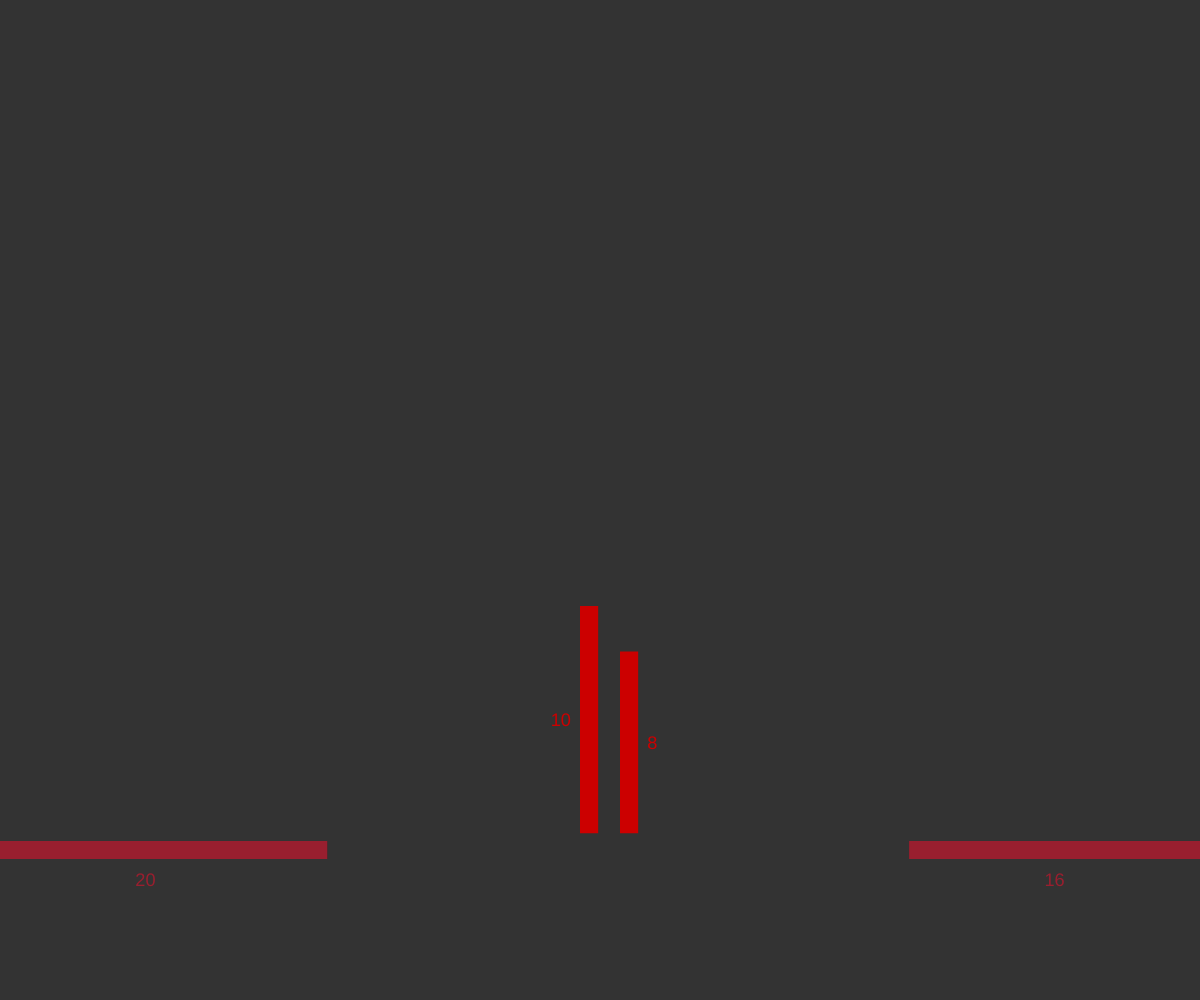
Frame 1 (no input)
Frame 60 (no input): identical to frame 1, image omitted
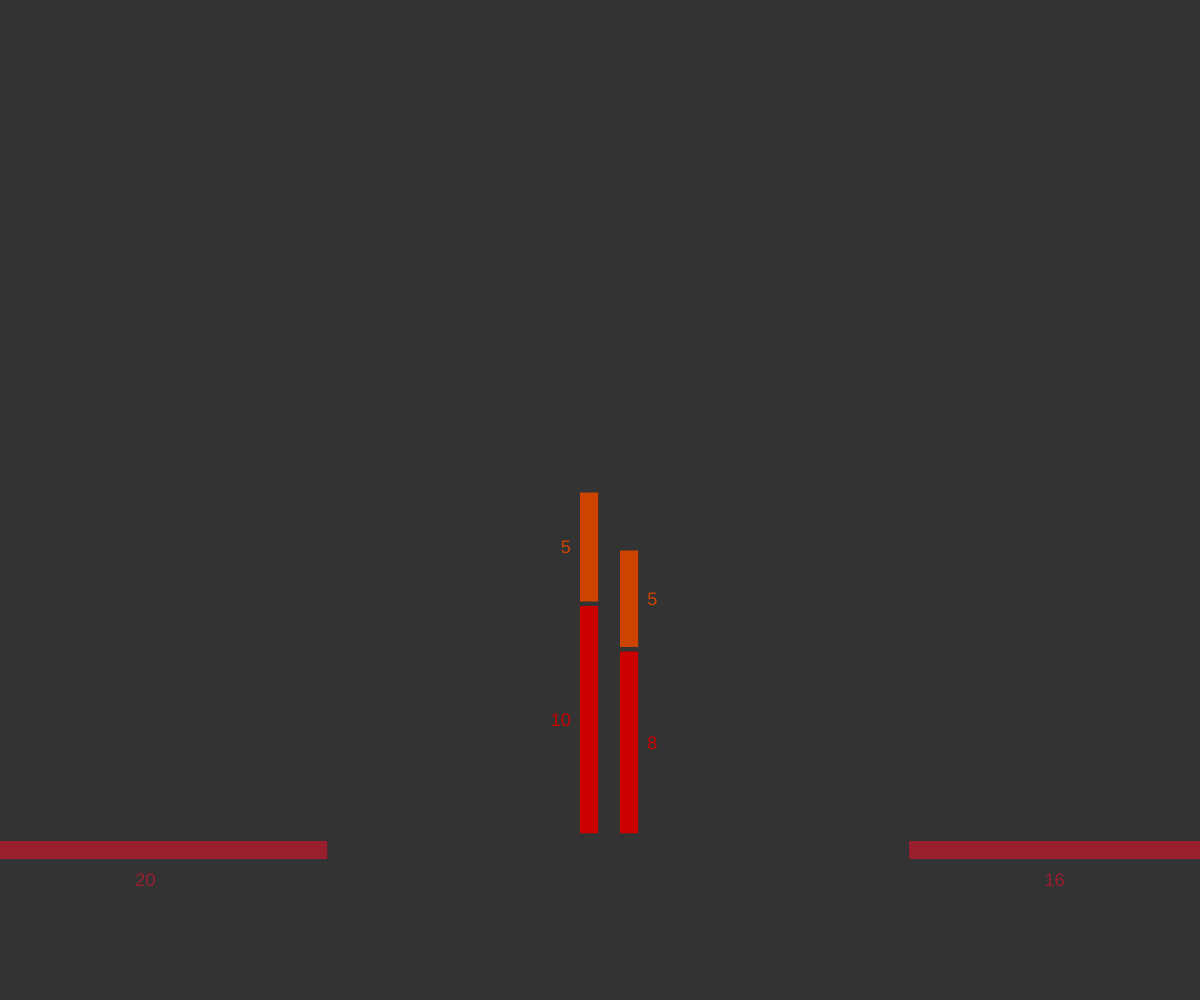
Frame 120 (the mouse pressed at the canvas centre since frame 60)

The p5.js sketch that drew these frames (run headless with seeded random() and noise() and a simulated clock; from frame 60 on, the mouse is pressed at the canvas centre):

// p5.js sketch
// ── sketch.js
var hero, enemy, scl, fr = 45;

function setup() {
    createCanvas(windowWidth, windowHeight);
    scl = height / 44;

    hero  = new Character('Hero', -20 * scl, -15 * scl);
    enemy = new Character('Enemy', 20 * scl, -15 * scl);

    hero.skill = 10;
    hero.stamina = 20;
    hero.maxStamina = 20;
    hero.luck = 10;

    enemy.skill = 8;
    enemy.stamina = 16;
    enemy.maxStamina = 16;
    enemy.luck = 0;
}


function draw() {
    colorMode(HSB);
    background(0, 0, 20);
    translate(width / 2, height / 2);
    push();

    var t = (frameCount - hero.fc) / fr - 2.4;
    if (0 < t && t < 1) {
        var y1 = scl * pow(1 - (abs(t - 0.5) / 0.5), 3),
            //y2 = PI/2 * (1-t) * pow(sin(PI * t), 2);
            y2 = -2*PI * (t + 3) / (t + 1);
        if (hero.total > enemy.total) {
            translate(20 * y1, 10 * y1);
            rotate(y2);
        } else if (enemy.total > hero.total) {
            translate(-20 * y1, 10 * y1);
            rotate(-y2);
        }
    }

    hero.drawRollsBar();
    enemy.drawRollsBar();

    pop();

    hero.drawStaminaBar();
    enemy.drawStaminaBar();


}


function mousePressed() {
    hero.rollDice();
    enemy.rollDice();

    if (hero.total > enemy.total) {
        enemy.stamina -= hero.attack;
        if (enemy.stamina < 0) {
            enemy.stamina = 0;
        }
    } else if (enemy.total > hero.total) {
        hero.stamina -= enemy.attack;
        if (hero.stamina < 0) {
            hero.stamina = 0;
        }
    }
}


function Character(name, x, y) {
    // Character name
    this.name = name;

    // Positioning in the window
    this.pos = { x: x, y: y };
    this.left = x < 0;

    // Game attributes
    this.stamina = 0;
    this.maxStamina = 0;
    this.skill = 1;
    this.luck = 1;
    this.attack = 2;
    this.total = this.skill;

    // Current rolls, add more elements for more dice
    this.rolls = [0, 0];

    // The frame count that animation was last started on
    this.fc = frameCount;

    // Position of the rolls bar in the window
    this.rollBarPos = {
        x: this.left ? -20 : 20,
        y: height / 3
    };

    // Position of the stamina bar in the window
    this.stamBarPos = {
        x: this.pos.x,
        y: this.pos.y + 30 * scl
    };

    // Re-roll all dice
    this.rollDice = function () {
        this.finishAnimation();

        //this.rolls[0] = this.skill;
        this.total = this.skill;
        for (var i = 0; i < this.rolls.length; i++) {
            this.rolls[i] = roll();
            this.total += this.rolls[i];
            this.drawRollsBar.hs[i] = 0;
        }
        this.fc = frameCount;
    };

    // Draw bar sections for skill and dice rolls
    this.drawRollsBar = function () {
        // Heights of dice bars
        // Static variable
        if (this.drawRollsBar.hs === undefined) {
            this.drawRollsBar.hs = this.rolls.slice();
        }

        var hs = this.drawRollsBar.hs;

        var spc = 0.2 * scl,
            w = 1 * scl - spc;

        var s = this.skill * scl,
            x = this.rollBarPos.x,
            y = this.rollBarPos.y - s,
            t = (frameCount - this.fc) / fr,
            offsetDir = this.left ? LEFT : RIGHT;

        // Skill bar
        fill(0, 100, 80);
        noStroke();
        rect(x, y, w, s);
        this.drawBarNumbers(this.skill, x, y, w, s, offsetDir);

        // Bars for each dice roll
        for (var i = 0; i < this.rolls.length; i++) {
            // Change colours between bar sections
            colorMode(HSB);
            fill((1 + i) * 20, 100, 80);

            // Get time since this bar section started animating
            var ti = t - i - 0.4 - (this.left ? 0 : 0.5),
                target = scl * this.rolls[i];

            // Apply an animation to the bar height if it has started animating
            if (ti >= 0) {
                switch ('bounce') {
                    case 'lerp':
                        hs[i] = lerp(hs[i], target, 0.2);
                        break;

                    case 'pd':
                        hs[i] = pd(hs[i], target, 0.3, 5);
                        break;

                    case 'cosTo':
                        hs[i] = cosTo(0, target, ti, 3, 15);
                        break;

                    case 'overshoot':
                        hs[i] = overshoot(0, target, ti, 15, 3, 0.2, 15);
                        break;

                    case 'bounce':
                        hs[i] = bounce(0, target, ti, 5, 15);
                        break;

                    default:
                        hs[i] = target;
                }
            }

            // Subtract a small space of the bottom of the bar for separation
            var h = hs[i] - spc;
            h = h < 0 ? 0 : h;

            // Move to the top of the bar to start drawing
            y -= hs[i];
            rect(x, y, w, h);
            this.drawBarNumbers(this.rolls[i], x, y, w, h, offsetDir);


        }
    };

    // Draw a number n next to each bar section, given the bars rect parameters
    this.drawBarNumbers = function (n, x, y, w, h, offsetDir) {
        // Switch to manually toggle numbers on and off
        var enabled = true;

        // Set text size to smallest dimension of rectangle
        var ts = min(w, h);

        // Only draw numbers if the bar has height
        if (enabled && ts > 0) {
            textSize(ts);

            // Positional offsets for the text relative to the bar
            var xo,	yo;

            // Switch text alignment and x offset depending on which side of
            // the bar the numbers are drawn on
            switch (offsetDir) {
                case LEFT:
                    textAlign(RIGHT);
                    xo = -0.5 * ts;
                    yo = 0.5 * h + 0.35 * ts;
                    break;

                case RIGHT:
                    textAlign(LEFT);
                    xo = w + 0.5 * ts;
                    yo = 0.5 * h + 0.35 * ts;
                    break;

                case TOP:
                    textAlign(CENTER);
                    xo = 0.5 * w;
                    yo = h - 1.5 * ts;
                    break;

                case BOTTOM:
                    textAlign(CENTER);
                    xo = 0.5 * w;
                    yo = h + 1.5 * ts;
                    break;

                default:
                    xo = 0;
                    yo = 0;
            }

            text(n, x + xo, y + yo);
        }
    };

    // Draw a bar near the character for its current stamina
    this.drawStaminaBar = function () {

        var h = 0.8 * scl,
            w = h * this.maxStamina,
            x = this.stamBarPos.x - w/2,
            y = this.stamBarPos.y,
            t = (frameCount - this.fc) / fr;


        // Max stamina underbar
        noStroke();
        fill(352, 30, 20);
        rect(x, y, w, h);

        // Stamina overbar

        // Animated width of the bar
        // Static variable to keep track between draw calls
        if (this.drawStaminaBar.w === undefined) {
            this.drawStaminaBar.w = h * this.stamina;
        }
        w = this.drawStaminaBar.w;

        // Stamina overbar
        if (t > 2.9) {
            // Lerp to the new width after a delay
            w = lerp(w, h * this.stamina, 0.2);
        }

        x = this.stamBarPos.x - this.drawStaminaBar.w / 2;
        fill(352, 80, 60);
        rect(x, y, w, h);
        this.drawBarNumbers(w / h | 0, x, y, w, h, BOTTOM);

        this.drawStaminaBar.w = w;
    };

    this.finishAnimation = function () {
        this.drawStaminaBar.w = 0.8 * scl * this.stamina;
    };
}

// Dice roll, returns a random integer uniformly between 1 and 6, inclusive
function roll() {
    return random(1, 7) | 0;
}

// Linearly interpolate from a current value towards a target value by the
// fraction p
function lerp(current, target, p) {
    return current * (1 - p) + target * p;
}

// Proportial-Derivative controller. Move from a current value towards a
// target value with PD coefficients
function pd(current, target, p, d) {
    var r = current;
    r += p * (target - current);
    r += d * (r - current);
    return r;
}

// Decaying cosine from start value to a target over time t.
// Adjust the decay rate of the the oscillations a, and frequency of
// oscillation w.
function cosTo(start, target, t, a, w) {
    return target - (target - start) * (exp(-a*t)) * (0.5 * (1 + cos(w*t)));
}

// Sinusoidal overshoot controller. Move from a start value to a target value
// based on the time t. Adjust amplitude of overshoot, rate of approach a,
// rate of oscillation decay b, and frequency of oscillation w.
function overshoot(start, target, t, a, b, amp, w) {
    return start + (target - start) * (1 - exp(-a*t)) * (1 + amp * exp(-b*t) * sin(w*t));
}

// The same as cosTo, but the value will never go past the target and will
// instead bounce in front of it
function bounce(start, target, t, a, w) {
    //return target - (target - start) * abs(1 - (1 - exp(-a*t)) * (1 + amp * exp(-b*t) * sin(w*t)));
    return target - (target - start) * (exp(-a*t)) * abs(cos(w*t));
}
